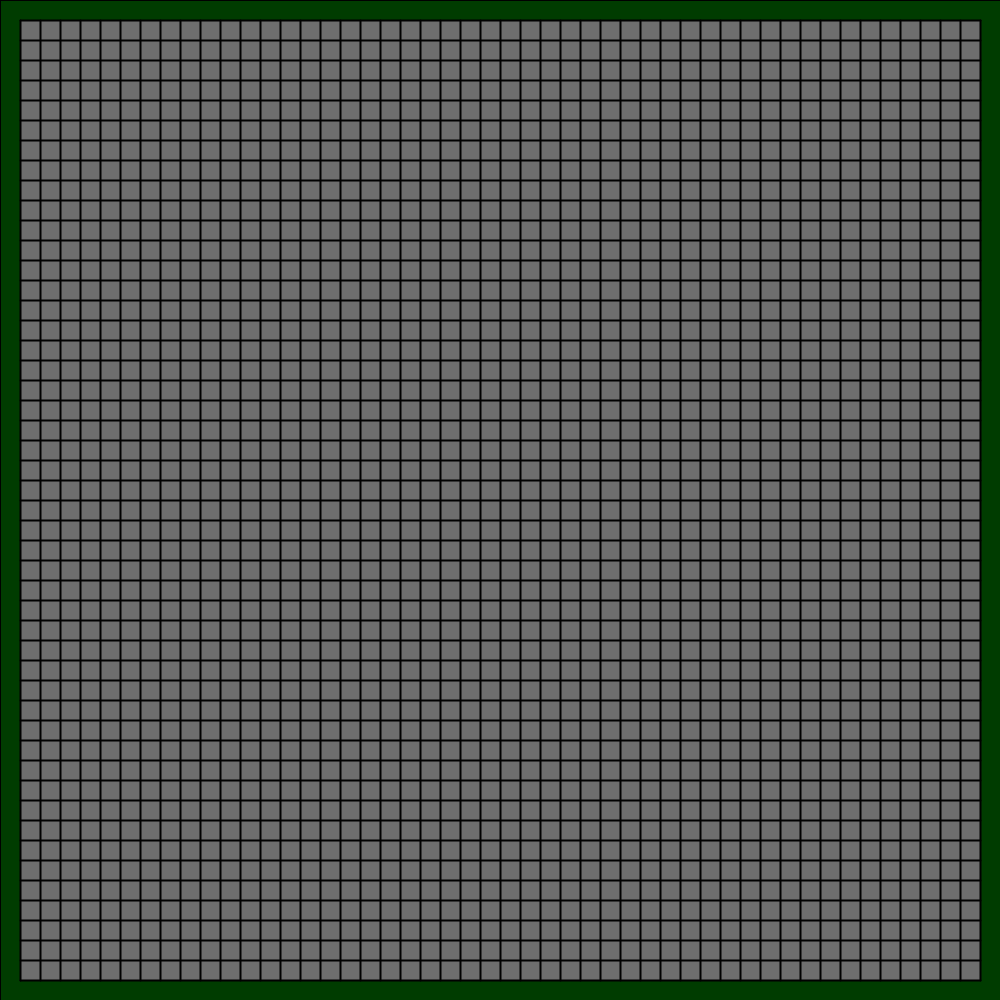
Frame 1 (no input)
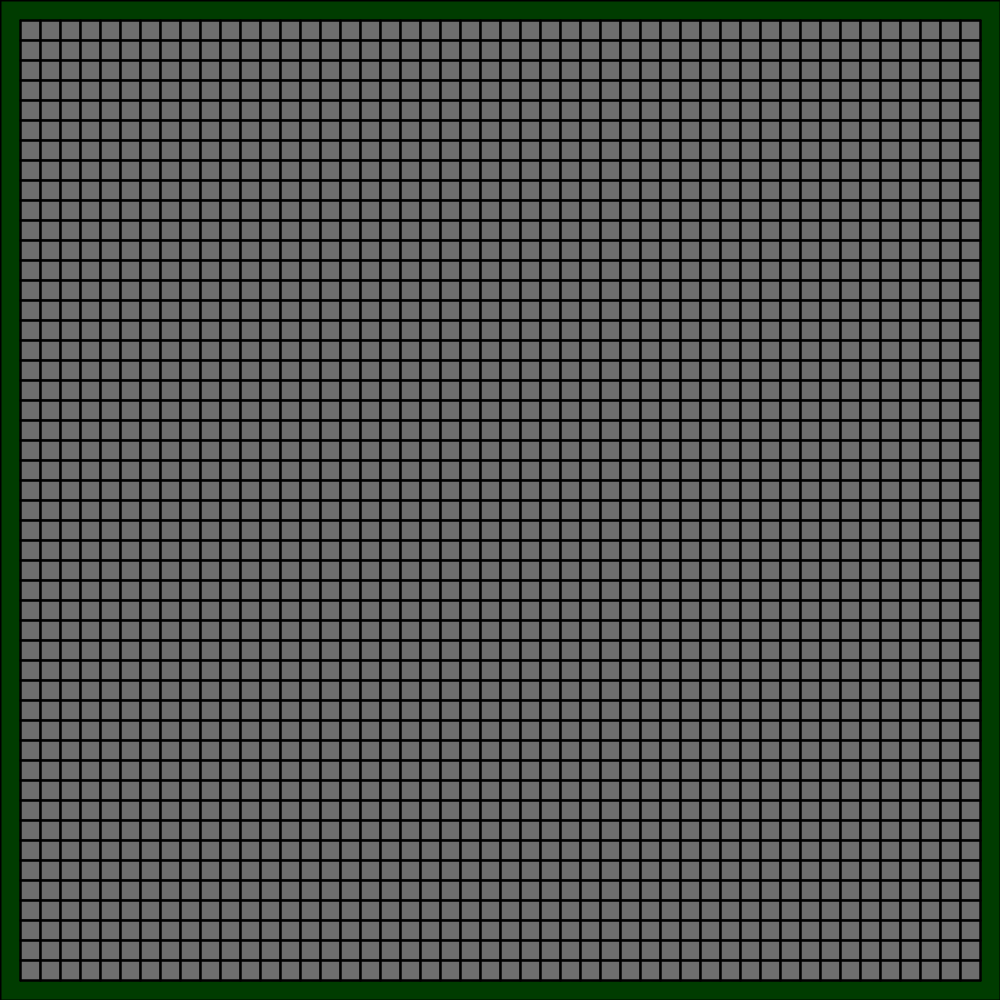
Frame 60 (the mouse pressed at the canvas centre just before this capture)
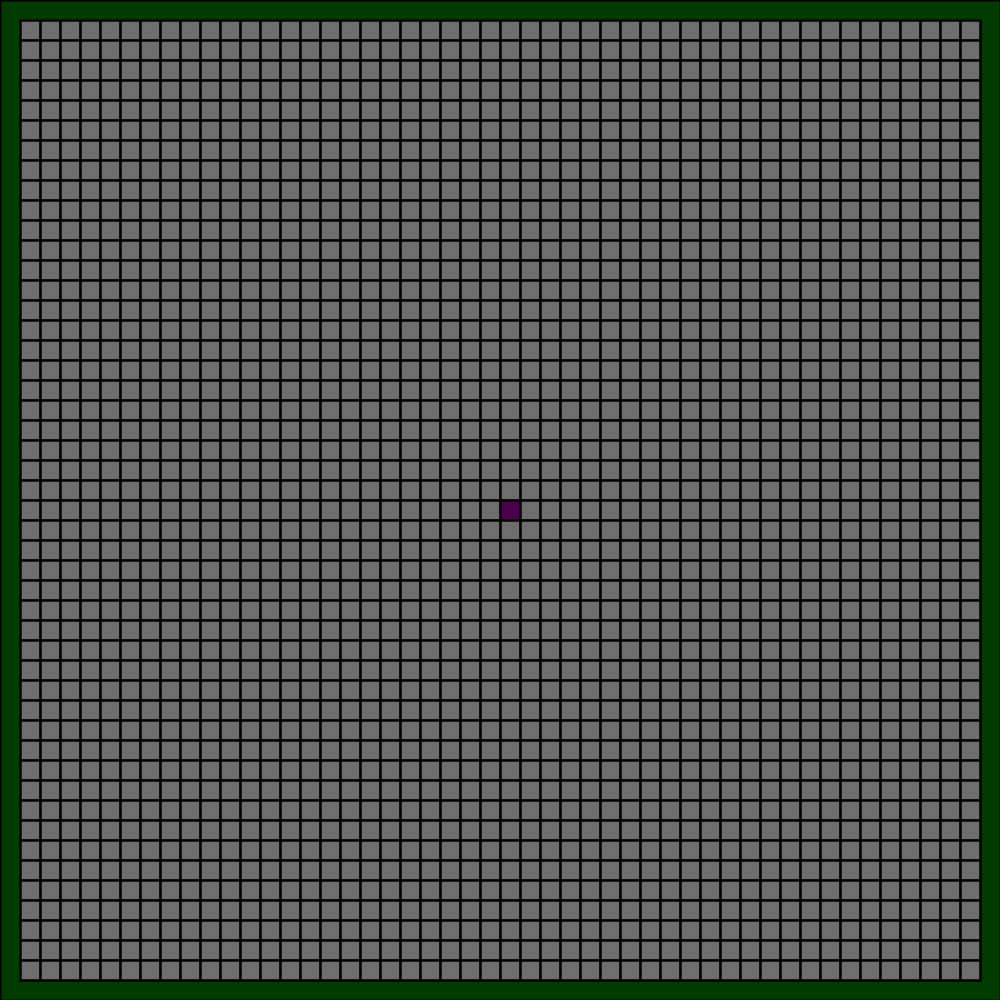
Frame 120 (the mouse held since frame 60 and released just before this capture)

The Processing sketch that drew these frames (run headless with seeded random() and noise(); from frame 60 on, the mouse is pressed at the canvas centre):

// Processing sketch: GameOfLife
// ── GameOfLife.pde
color backgColor = color(0, 60, 0);
color simulationColor = color(180, 80, 80);
color gridColor = color(0,0,0);
color deadColor = color(110, 110, 110);
color aliveColor = color(75, 0, 75);

color currentBackgroundColor;

boolean simRunning = false;

int simulationSpeed = 10;

int gridOffsetX, gridOffsetY;
int gridStroke = 2;
int gridSize;
int squareSize = 20;

int[][] buffR, buffW;

int editValue = -1;

int randomChance = 30;

void setup(){
    size(1000, 1000);
    gridSize = width / squareSize - 2;
    clearBuffers();
    gridOffsetX = squareSize;
    gridOffsetY = (height - width) + squareSize;
    currentBackgroundColor = backgColor;
}

void draw(){
    drawBackground();
    drawSquares();
    drawGrid();
    if (!simRunning) editor();
    else if (simRunning) simulation();
}

void enableSimulation(boolean state){
  if (!state){
      currentBackgroundColor = backgColor;
      simRunning = false;
      frameRate(144);
  }
  else if (state){
      currentBackgroundColor = simulationColor;
      simRunning = true;
      frameRate(simulationSpeed);
  }
}

void keyPressed(){
  if (key == ' '){
    if (simRunning){
      enableSimulation(false);
    }
    else if (!simRunning){
      enableSimulation(true);
    }
  }
  if (key == 'r' || key == 'R'){
    if (simRunning) enableSimulation(false);
    clearBuffers();
  }
  if (key == 'q' || key == 'Q'){
    if (simRunning) enableSimulation(false);
    clearBuffers();
    randomizer();
  }
}

void drawBackground(){
  fill(currentBackgroundColor);
  rect(0,0, width, height);
}

void clearBuffers(){
    buffR = new int[gridSize][gridSize];
    buffW = new int[gridSize][gridSize];
}

void drawGrid(){
  strokeWeight(gridStroke);
  for(int i = 0; i < gridSize + 1; i++){
    line(gridOffsetX + squareSize * i, gridOffsetY, gridOffsetX + squareSize * i, gridOffsetY + gridSize * squareSize); 
    line(gridOffsetX, gridOffsetY + squareSize * i, gridOffsetX + gridSize * squareSize, gridOffsetY +  squareSize * i); 
  }
}
void drawSquares(){
    for(int y = 0; y < gridSize; y++)
    {
        for(int x = 0; x < gridSize; x++)
        {
            fill(aliveColor);
            if(buffR[x][y] == 0) fill(deadColor);
            rect(x * squareSize + gridOffsetX, y * squareSize + gridOffsetY, squareSize, squareSize);
        }
    }
}

void editor(){
  if(mousePressed)
    {
        int squareX = floor((mouseX - gridOffsetX) / squareSize);
        int squareY = floor((mouseY - gridOffsetY) / squareSize);

        if(squareX >= 0 && squareX < gridSize && squareY >= 0 && squareY < gridSize)
        {
            int value = buffR[squareX][squareY];
            if(editValue == -1)
            {
                editValue = 0;
                if(value == 0) editValue = 1;           
            }
            buffR[squareX][squareY] = editValue;
        }
    }
    else editValue = -1;
}


void simulation(){
  for(int y = 0; y < gridSize; y++)
  {
    for(int x = 0; x < gridSize; x++)
    {
      buffW[x][y] = 0;
      int surroundingSquares = getSurroundingSquares(x,y);  
      if(buffR[x][y] == 0 && surroundingSquares == 3) buffW[x][y] = 1;
      else if(buffR[x][y] >= 1 && surroundingSquares > 1 && surroundingSquares < 4) buffW[x][y] = buffR[x][y] + 1;
    }
  }
  buffR = buffW;
  buffW = new int[gridSize][gridSize];
}

int getSurroundingSquares(int x, int y) {
  int surroundingSquares = 0;
  for(int _y = -1; _y < 2; _y++)
  {
    for(int _x = -1; _x < 2; _x++)
    {
      if(x + _x >= 0 && y + _y >= 0 && x + _x < gridSize && y + _y < gridSize)
      {
        if(x + _x == x && y + _y == y) continue;
        if(buffR[x + _x][y + _y] >= 1) surroundingSquares++;
      }
    }
  }
  return surroundingSquares;
}

void randomizer(){
  for(int y = 0; y < gridSize; y++)
  {
    for(int x = 0; x < gridSize; x++)
    {
      if (random(0, 100) < randomChance) buffR[x][y] = 1;
      else buffR[x][y] = 0;
    }
  }
}
